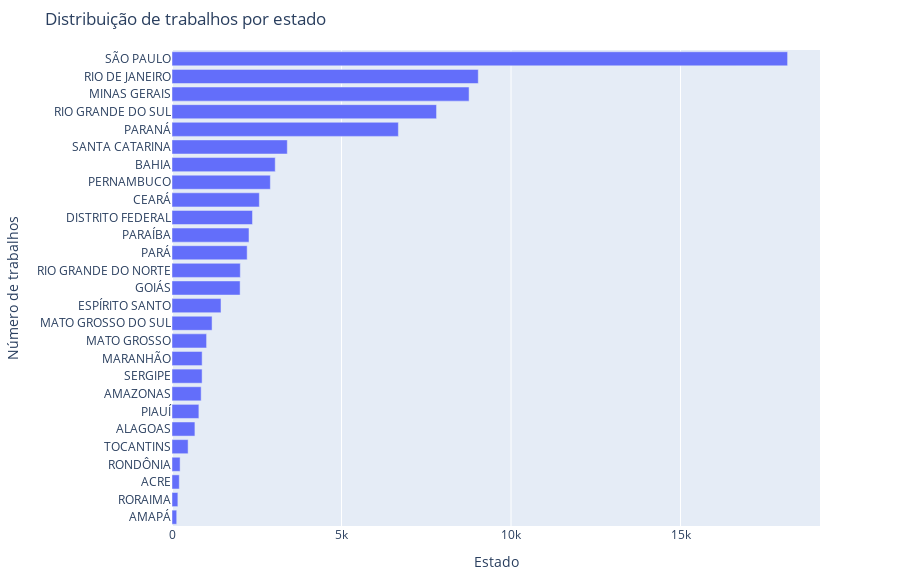

The cell this chart's notebook holds for it:
### Code cell
bar_height=20
margin_height=40
chart_height=(bar_height*len(df_grouped['Estados'])) + margin_height

df_grouped_sorted = df_grouped.sort_values(by='Count')

fig = go.Figure(go.Bar(
    x= df_grouped_sorted['Count'],
    y=df_grouped_sorted['Estados'],
    orientation='h'
))

fig.update_layout(
    title='Distribuição de trabalhos por estado',
    xaxis_title='Estado',
    yaxis_title='Número de trabalhos',
    height= chart_height,
    margin=dict(t=50,b=50)
)

fig.show()

### Figure 1 — Plotly figure (JSON) as saved in the notebook; plotly's stock layout.template omitted (floating-point values rounded to 4 significant figures)
{"data": [{"orientation": "h", "type": "bar", "x": [139, 173, 215, 239, 475, 676, 793, 860, 888, 889, 1020, 1182, 1445, 2009, 2015, 2217, 2271, 2374, 2576, 2901, 3045, 3401, 6677, 7803, 8763, 9034, 18158], "y": ["AMAPÁ", "RORAIMA", "ACRE", "RONDÔNIA", "TOCANTINS", "ALAGOAS", "PIAUÍ", "AMAZONAS", "SERGIPE", "MARANHÃO", "MATO GROSSO", "MATO GROSSO DO SUL", "ESPÍRITO SANTO", "GOIÁS", "RIO GRANDE DO NORTE", "PARÁ", "PARAÍBA", "DISTRITO FEDERAL", "CEARÁ", "PERNAMBUCO", "BAHIA", "SANTA CATARINA", "PARANÁ", "RIO GRANDE DO SUL", "MINAS GERAIS", "RIO DE JANEIRO", "SÃO PAULO"]}], "layout": {"height": 580, "margin": {"b": 50, "t": 50}, "title": {"text": "Distribuição de trabalhos por estado"}, "xaxis": {"title": {"text": "Estado"}}, "yaxis": {"title": {"text": "Número de trabalhos"}}}}
